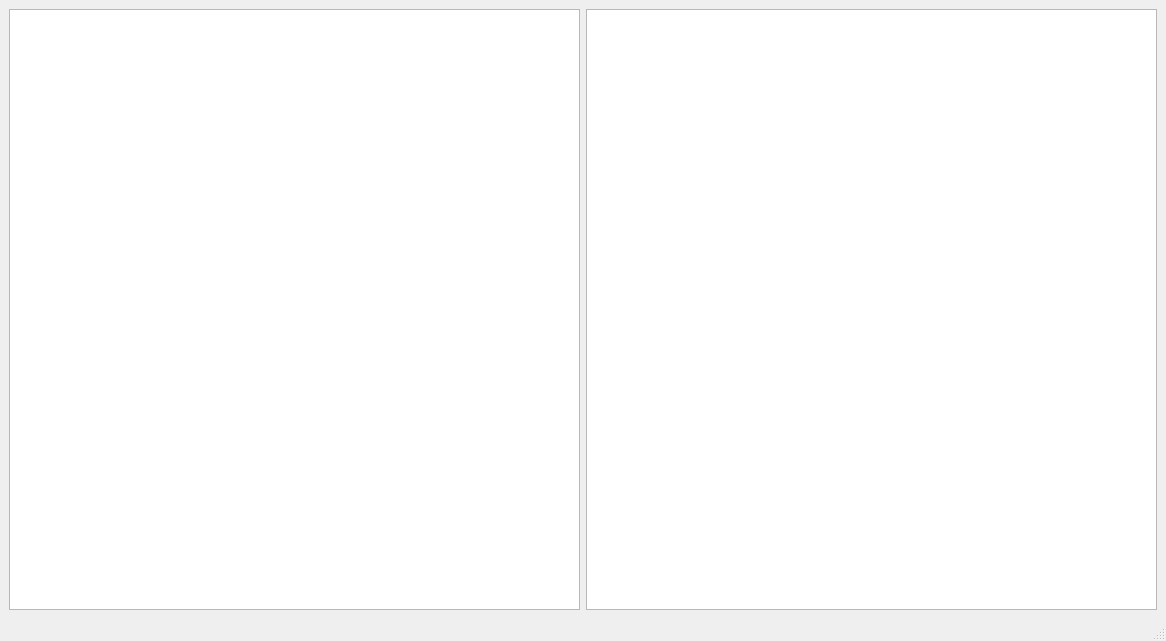
<?xml version="1.0" encoding="UTF-8"?>
<ui version="4.0">
 <class>MainWindow</class>
 <widget class="QMainWindow" name="MainWindow">
  <property name="geometry">
   <rect>
    <x>0</x>
    <y>0</y>
    <width>1166</width>
    <height>641</height>
   </rect>
  </property>
  <property name="windowTitle">
   <string>MainWindow</string>
  </property>
  <widget class="QWidget" name="centralwidget">
   <layout class="QHBoxLayout" name="horizontalLayout">
    <item>
     <widget class="QTreeView" name="treeView"/>
    </item>
    <item>
     <widget class="QTableView" name="tableView"/>
    </item>
   </layout>
  </widget>
  <widget class="QMenuBar" name="menubar">
   <property name="geometry">
    <rect>
     <x>0</x>
     <y>0</y>
     <width>1166</width>
     <height>26</height>
    </rect>
   </property>
  </widget>
  <widget class="QStatusBar" name="statusbar"/>
 </widget>
 <resources/>
 <connections>
  <connection>
   <sender>treeView</sender>
   <signal>doubleClicked(QModelIndex)</signal>
   <receiver>MainWindow</receiver>
   <slot>changeDir(QModelIndex)</slot>
   <hints>
    <hint type="sourcelabel">
     <x>295</x>
     <y>320</y>
    </hint>
    <hint type="destinationlabel">
     <x>582</x>
     <y>320</y>
    </hint>
   </hints>
  </connection>
 </connections>
 <slots>
  <slot>changeDir(QModelIndex)</slot>
 </slots>
</ui>
